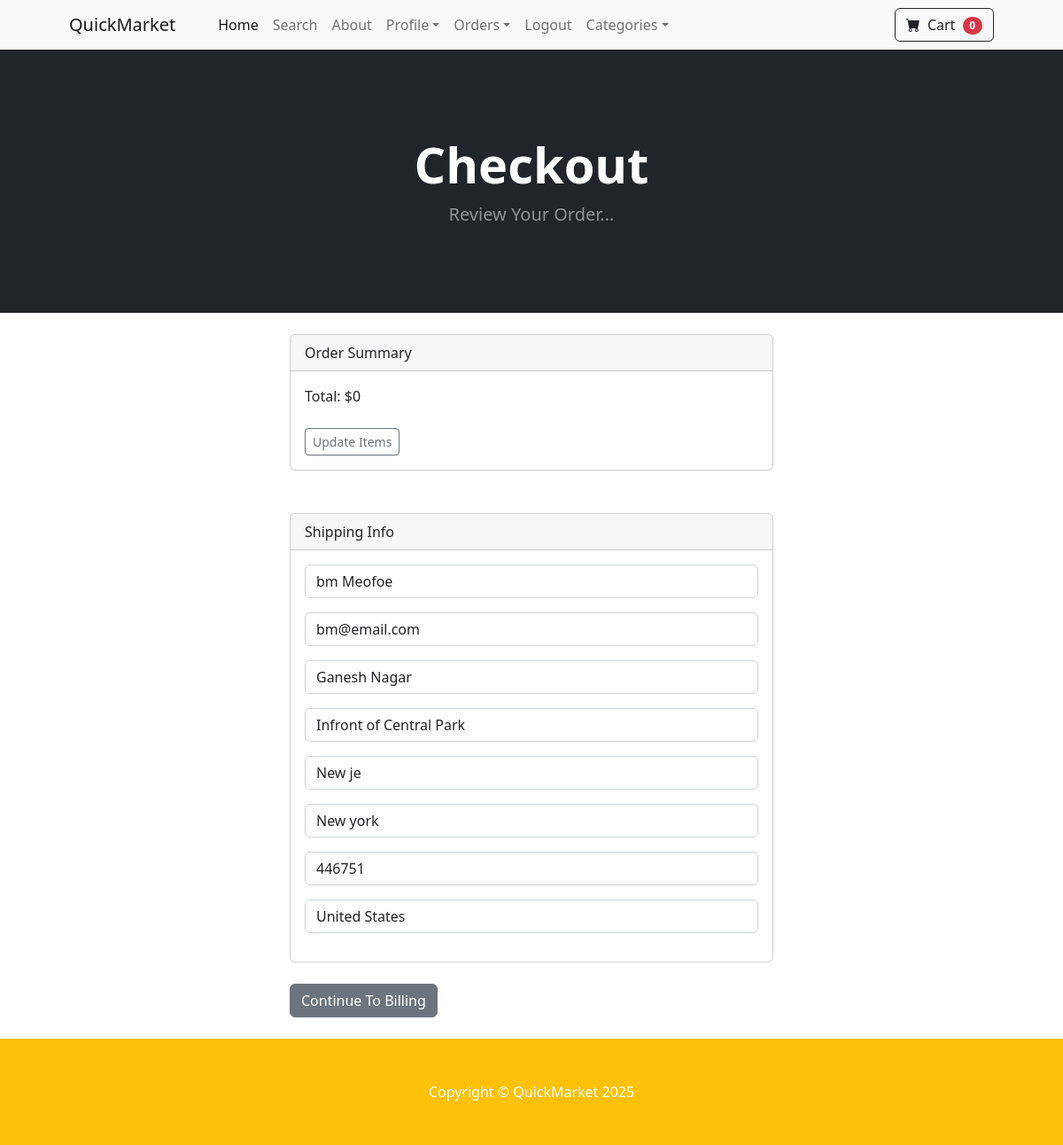
Screenshot of /payment/checkout (signed in) with the database file from the repository.
### payment/models.py (models this page shows, shortened)
class ShippingAddress(models.Model):
	user = models.ForeignKey(User, on_delete=models.CASCADE, null=True, blank=True)
	shipping_full_name = models.CharField(max_length=255)
	shipping_email = models.CharField(max_length=255)
	shipping_address1 = models.CharField(max_length=255)
	shipping_address2 = models.CharField(max_length=255, null=True, blank=True)
	shipping_city = models.CharField(max_length=255)
	shipping_state = models.CharField(max_length=255, null=True, blank=True)
	shipping_zipcode = models.CharField(max_length=255, null=True, blank=True)
	shipping_country = models.CharField(max_length=255)
	class Meta:
		verbose_name_plural = "Shipping Address"

### payment/views.py (the view)
# urls.py: path('checkout', views.checkout, name='checkout'),
def checkout(request):
	cart = Cart(request)
	cart_products = cart.get_prods
	quantities = cart.get_quants
	totals = cart.cart_total()
	if request.user.is_authenticated:
		shipping_user = ShippingAddress.objects.get(user__id=request.user.id)
		shipping_form = ShippingForm(request.POST or None, instance=shipping_user)
		return render(request, "payment/checkout.html", {"cart_products":cart_products, "quantities":quantities, "totals":totals, "shipping_form":shipping_form })

### cart/cart.py (called while the page is built, shortened)
    def cart_total(self):
        product_ids = self.cart.keys()
        products = Product.objects.filter(id__in=product_ids)
        quantities = self.cart
        total = 0
        return total

    def __len__(self):
        return len(self.cart)

    def get_prods(self):
        product_ids = self.cart.keys()
        products = Product.objects.filter(id__in=product_ids)
        return products

### cart/context_processors.py (called while the page is built)
def cart(request):
    return {'cart': Cart(request)}

### payment/templates/payment/checkout.html (shortened to what this page needs)
{% extends 'base.html' %}
{% block content %}
        <header class="bg-dark py-5">
            <div class="container px-4 px-lg-5 my-5">
                <div class="text-center text-white">
                    <h1 class="display-4 fw-bolder">Checkout</h1>
                    <p class="lead fw-normal text-white-50 mb-0">Review Your Order...</p>
                </div>
            </div>
        </header>
        <br/>
        <div class="container">
            <div class="row">
                    <div class="col-md-6 offset-md-3">
          <div class="card">
          <div class="card-header">
            Order Summary
          </div>
          <div class="card-body">
            Total:  ${{ totals }}
            <br/><br/>
            <a href="{% url 'cart_summary' %}" class="btn btn-sm btn-outline-secondary">Update Items</a>
          </div>
        </div>
<br/><br/>
<div class="card">
  <div class="card-header">
    Shipping Info
  </div>
  <div class="card-body">
    <form method="POST" action="{% url 'billing_info' %}">
    {{ shipping_form.as_p }}
  </div>
</div>
<br/>
<button type="submit" class="btn btn-secondary">
        Continue To Billing
</button>
<br/><br/>
            </div>
        </div>
    </div>
{% endblock %}

### rows the page displays
ShippingAddress: shipping_full_name "bm Meofoe", shipping_email "bm@email.com", shipping_address1 "Ganesh Nagar", shipping_address2 "Infront of Central Park", shipping_city "New je", shipping_state "New york", shipping_zipcode "446751", shipping_country "United States"

### other values shown
{{ cart|length }} "0"
{{ totals }} "0"
